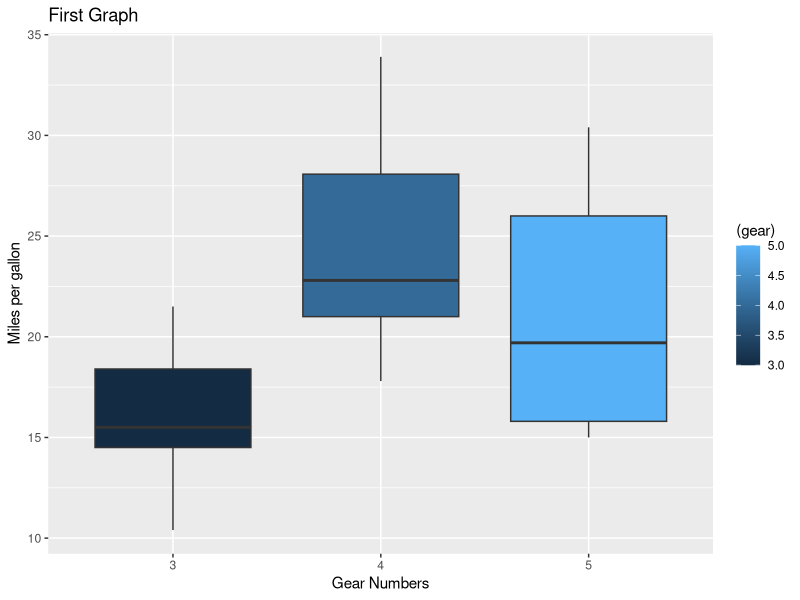

Here is the R script that generated this plot: (Note: this script raises an error after producing the figure.)
## ---- chunk 1
print("General RStudio Work")
## ---- chunk 2
#Task 3.1
sum(5:55)
## ---- chunk 3
#Task 3.2
sumfun <- function(n)

  {sum(5:n)}

sumfun(10)

sumfun(20)

sumfun(100)
## ---- chunk 4
#Task 3.3
print("Fibbonaci Series")

fibonacci <- function(n) {
  if (n ==1) {
    return(0)
    } else if (n ==2) {
      return(1)
    } else {
      fib_seq <- c(0,1)
      for (i in 3:n) {
        next_num <- fib_seq[i-1] + fib_seq[i-2]
        fib_seq <- c(fib_seq, next_num)
      }
    return(fib_seq)
  }
}

#Here, the nth term is set as 12, as we require the first 12 terms of the fibonacci series. 

n_entries <- 12
fib_series <- fibonacci(n_entries)

#The "print" function is used to visualise the first 12 terms of the fibonacci sequence.

print(fib_series)
## ---- chunk 5
print("mtcars dataset visualisation")
## ---- chunk 6
data(mtcars)
## ---- chunk 7
head(mtcars)
## ---- chunk 8
installed.packages("ggplot2")
library(ggplot2)
## ---- chunk 9
names(mtcars)
## ---- chunk 10
#Task 3.4
ggplot(mtcars, aes(x= as.factor(gear),y=mpg))+
  geom_boxplot(aes(fill= (gear)))+
  labs(title="First Graph", x="Gear Numbers", y="Miles per gallon")
## ---- chunk 11
#Task 3.5
x <- cars$dist
y <- cars$speed

z <- lm(formula = "x ~ y", data = cars)

summary(z)
## ---- chunk 12
#Task 3.6
input <- cars[,c('speed' , 'dist')]
#load the ggplot2 library
library(ggplot2)
c <- ggplot(data = cars, aes(x= speed, y=dist)) + geom_point() + geom_smooth(method = 'lm' ,formula = "y ~ x")
#To produce the title for the plot
c+ggtitle("linear regression plot speed vs distance in Cars dataset")
## ---- chunk 13
#Task 3.7
#distance_miles = the variable for distance. The distance is converted from ft to miles by multiplying by 0.000189
distance_miles <- cars$dist*0.000189
#In this case, when the braking starts, it is assumed to be proportional to the square of the speed, denoted by the ^2.
speed_miles <- cars$speed^2
#The "lm" function demonstrates the model between the distance and the speed.
lm <- lm(formula = "distance_miles ~ speed_miles", data = cars)
summary(lm)
lm$coefficients
#The reaction time is required in seconds, so 1 hr equates to 3,600 seconds.
reaction_time <- 2.437508e-05*3600
reaction_time
#load the ggplot2 library
library(ggplot2)
#The variable 'a' is assigned to create a ggplot using the mtcars dataset. The x-axis is denoted as 'speed_miles', and the y-axis is denoted as 'distance_miles'. A linear regression model is also used.
a <- ggplot(data = cars, aes(x = speed_miles, y = distance_miles)) + geom_point() + geom_smooth(method = "lm",formula = "y ~ x")
#To produce the title for the plot to ensure clarity
plot <- a+ggtitle("linear regression plot distance vs speed")
plot
